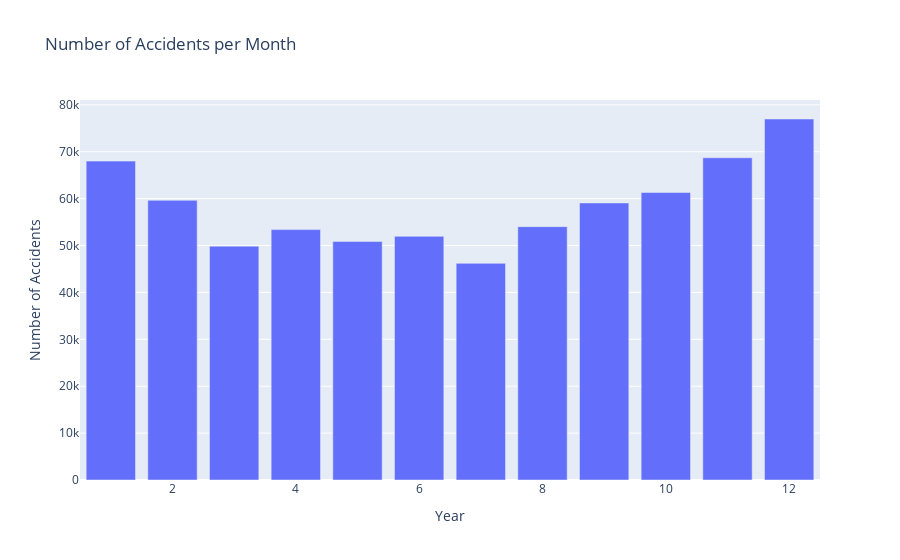

Here is the notebook cell this chart was saved with:
### Code cell
# number of accidents by month

# Create a bar chart
fig = px.bar(

            df, 
             #monthly
             x=Month_counts.index, 
             y=Month_counts.values,          
             
             labels={'x': 'Month', 'y': 'Number of Accidents'},
             title='Number of Accidents per Month')


# Show the figure
fig.show()

### Figure 1 — Plotly figure (JSON) as saved in the notebook; plotly's stock layout.template omitted (floating-point values rounded to 4 significant figures)
{"data": [{"alignmentgroup": "True", "hovertemplate": "Year=%{x}<br>Number of Accidents=%{y}<extra></extra>", "legendgroup": "", "marker": {"color": "#636efa", "pattern": {"shape": ""}}, "name": "", "offsetgroup": "", "orientation": "v", "showlegend": false, "textposition": "auto", "type": "bar", "x": [1, 2, 3, 4, 5, 6, 7, 8, 9, 10, 11, 12], "xaxis": "x", "y": [67999, 59637, 49870, 53394, 50852, 51957, 46198, 54028, 59081, 61299, 68704, 76981], "yaxis": "y"}], "layout": {"barmode": "relative", "legend": {"tracegroupgap": 0}, "title": {"text": "Number of Accidents per Month"}, "xaxis": {"anchor": "y", "domain": [0, 1], "title": {"text": "Year"}}, "yaxis": {"anchor": "x", "domain": [0, 1], "title": {"text": "Number of Accidents"}}}}
